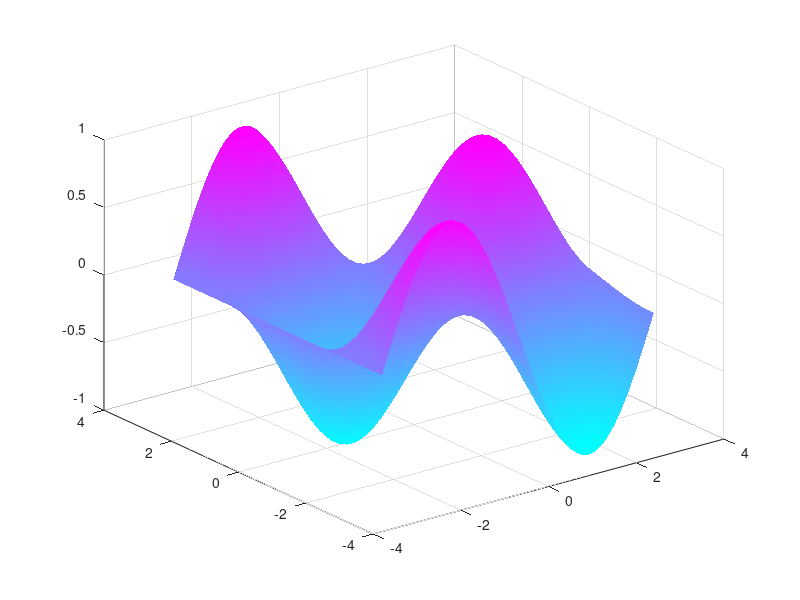
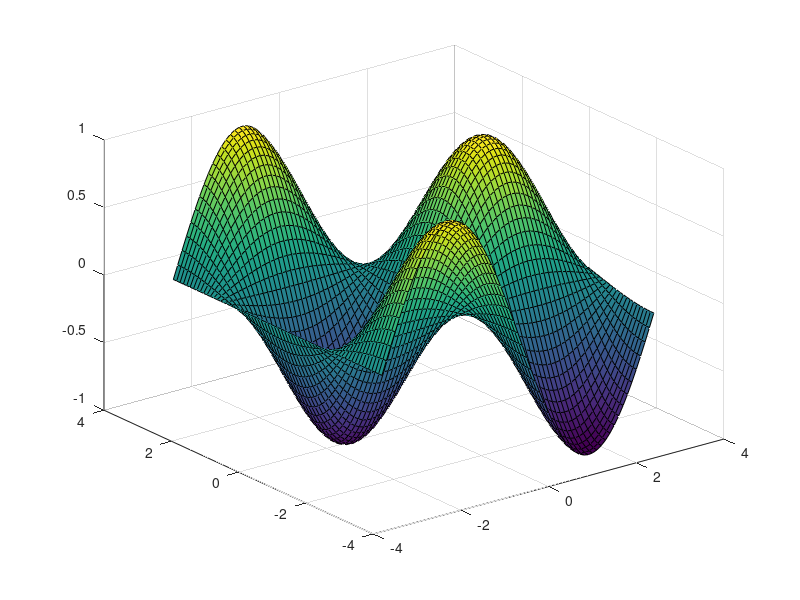
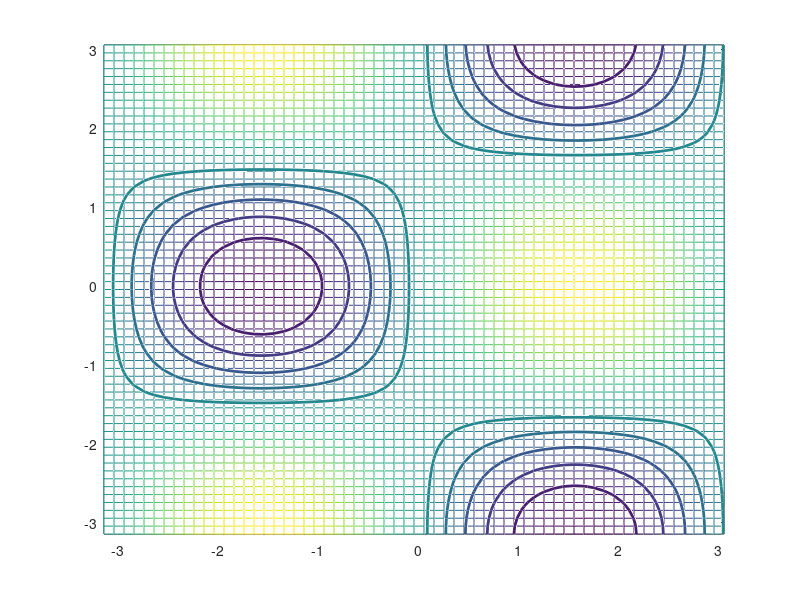

Source code (MATLAB) for these figures, in order:
x = -pi:0.1:pi;
y = -pi:0.1:pi;
[X,Y] = meshgrid(x,y);
Z = sin(X).*cos(Y);
surf(X,Y,Z);
shading interp
colormap(cool)
figure
surf(x,y,Z);
figure
contour(X,Y,Z,'LineWidth',2);
hold on
mesh(X,Y,Z)